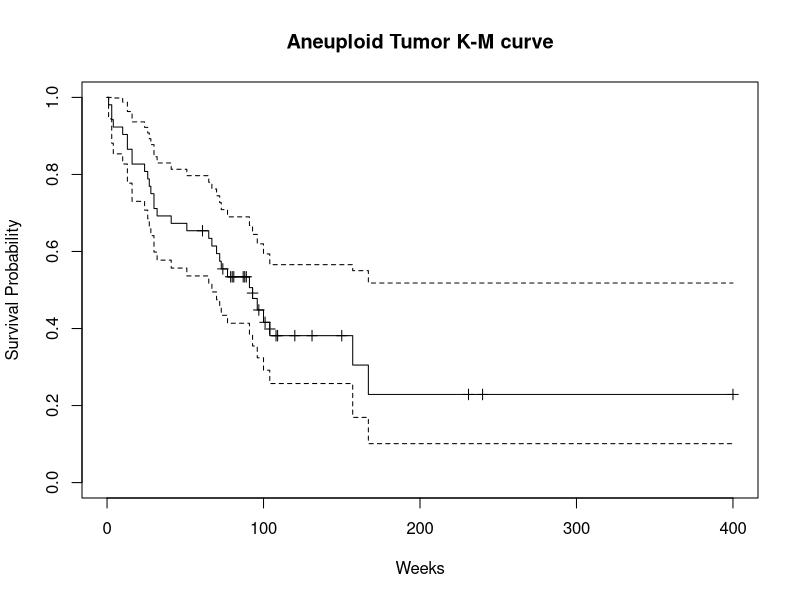
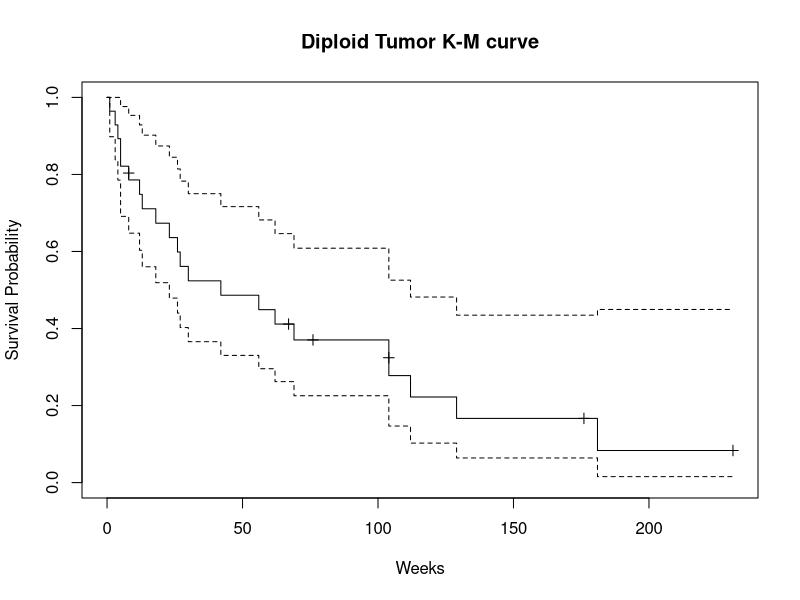

Recreate these plots in R, in order.
## ---- chunk 1
library(KMsurv)
library(survival)
data(tongue)
## ---- chunk 2
# tongue data
Surv(tongue$time, tongue$delta, type = 'right')
# KM survival
KM.1 = survfit(Surv(time, delta)~1, data = subset(tongue, type == 1), conf.type = 'log')
KM.2 = survfit(Surv(time, delta)~1, data = subset(tongue, type == 2), conf.type = 'log')
## ---- chunk 3
# Kaplan-Meier curve of Aneuploid Tumor
plot(KM.1, conf.int = T, mark.time = T, 
     xlab = "Weeks", ylab = "Survival Probability",
     main = "Aneuploid Tumor K-M curve")

# Kaplan-Meier curve of Diploid Tumor
plot(KM.2, conf.int = T, mark.time = T, 
     xlab = "Weeks", ylab = "Survival Probability",
     main = "Diploid Tumor K-M curve")
## ---- chunk 4
# survival rate at 1 year, with CI
summary(KM.1, time = round(365/7, 0))
summary(KM.2, time = round(365/7, 0))
